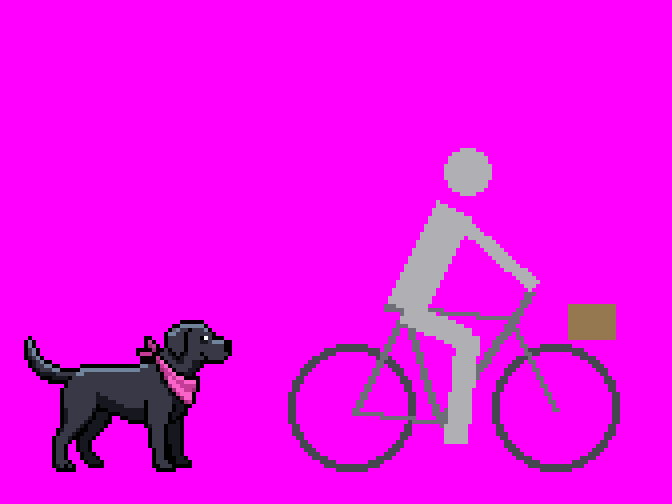
#> input picture art/source/blockouts/rw_cyclist_adult_8x.png, 1344 x 1008 px, given in place of title_original.png, which was not available (shown at 1/2 size)
$ python labels.py
#> lines starting #> are read from the running program, lines starting #| are printed output that depends on the picture; after the words box and inside, x2 and y2 are one past the last pixel; in counts of white or black regions, pixels touching at a corner belong together; pictures that were not available may be replaced by others from this repository, and a replacement may not be noted
### art/source/title/tools/regrid/common.py
"""Shared helpers for the title regrid pipeline."""
import numpy as np
from PIL import Image
import os

HERE = os.path.dirname(os.path.abspath(__file__))
SRC = os.environ.get('REGRID_SRC', '/home/claude/fetch/source_title/title_original.png')
NX, NY = 320, 240
CACHE = os.environ.get('REGRID_CACHE', '/tmp/claude-0/rgg/cache')
OUT = os.environ.get('REGRID_OUT', os.path.abspath(os.path.join(HERE, '../../../../../out')))
MASKS = os.path.abspath(os.path.join(HERE, '../../masks'))
os.makedirs(CACHE, exist_ok=True)
os.makedirs(OUT, exist_ok=True)


def load_src():
    return np.array(Image.open(SRC).convert('RGB'))


# [12 lines left out: function srgb_to_lab, not called in this run]


def luma(rgb):
    return np.asarray(rgb, np.float32) @ np.array([0.299, 0.587, 0.114], np.float32)


# [5 lines left out: function save, not called in this run]


def hexs(rgb):
    return '#%02x%02x%02x' % tuple(int(v) for v in rgb)


def unhex(h):
    h = h.lstrip('#')
    return tuple(int(h[i:i + 2], 16) for i in (0, 2, 4))


def load_mask(name):
    """320x240 material mask from art/source/title/masks."""
    return np.array(Image.open(os.path.join(MASKS, name + '.png')).convert('L')) > 127

### art/source/title/tools/regrid/grid.py
"""Step 1: a local grid fit for the whole picture.

The painting's pseudo-pixels are not on one lattice. Block edges drift 1 to 3 px
against a uniform 7.5 px grid within a few cells, block widths vary (7 to 12 px),
and Pepper's coat uses larger blocks (about 11 px). The output must stay 320 x 240
with the painting's geometry, so every grid line may only move a few pixels away
from its uniform position (k * 7.5); within that budget it follows the painting's
real block edges.

Method (coarse to fine, in the spirit of Perfect Pixel's "global grid, then per
line refinement within a tolerance", with unfake.js style edge profiles):
  * edge strength per border position: max channel difference of the two pixels
    either side, plus half of the two neighbouring differences (an anti-aliased
    edge spread over 2 px gives one peak);
  * for a band of rows, the column profile is the mean of the clipped edge
    strength; all 319 x lines of the band are placed jointly by dynamic
    programming: score = profile at the line - mu * (distance to the coarser
    level's line)^2 - alpha * (distance to the uniform line beyond FREE px)^2,
    lines strictly ordered with a minimum cell width;
  * bands of 16, 8, 4, 2 and 1 cell rows, each level searching only +-t px around
    the coarser level; at the finest level every cell row has its own x lines
    (and every cell column its own y lines).
Verification: per region of REG x REG cells, the fraction of strong colour changes
(non-maximum-suppressed edge peaks) lying within 1 px of a cell border.
"""
import numpy as np, os, json
from scipy.ndimage import maximum_filter1d
from common import load_src, NX, NY, CACHE, OUT

TMAX = 4          # hard limit: a line never moves more than this from k * pitch
FREE = 1.5        # free movement before the uniform-anchor penalty starts
ALPHA = 3.0
CAP = 80.0        # clip edge strength so many edges count more than one huge edge
MINW = 4          # minimum cell width in source px
LEVELS = [(16, 3, 0.3), (8, 2, 0.5), (4, 2, 0.8), (2, 2, 1.0), (1, 1, 1.5)]  # (band cells, search t, mu)
REG = 8           # verification region size in cells
THR = 48.0        # a "strong colour change"


def edge_strength(a):
    """ex[y, b]: edge at border b (between pixel b-1 and b), b = 0..W (0 and W unused)."""
    f = a.astype(np.float32)
    dx = np.abs(np.diff(f, axis=1)).max(2)          # H x W-1, border b = index + 1
    dy = np.abs(np.diff(f, axis=0)).max(2)          # H-1 x W
    H, W = a.shape[:2]
    ex = np.zeros((H, W + 1), np.float32); ex[:, 1:W] = dx
    ey = np.zeros((H + 1, W), np.float32); ey[1:H] = dy
    ex2 = ex.copy(); ex2[:, 1:-1] += 0.5 * (ex[:, :-2] + ex[:, 2:])
    ey2 = ey.copy(); ey2[1:-1] += 0.5 * (ey[:-2] + ey[2:])
    return ex2, ey2


def dp_lines(prof, prior, base, t, mu):
    """prof: profile over border positions 0..L; prior, base: float arrays of n-1 lines."""
    L = len(prof) - 1
    n1 = len(prior)
    offs = np.arange(-t, t + 1)
    cand = np.round(prior).astype(int)[:, None] + offs[None, :]           # n1 x m
    valid = (np.abs(cand - base[:, None]) <= TMAX) & (cand >= 1) & (cand <= L - 1)
    dev = np.maximum(np.abs(cand - base[:, None]) - FREE, 0)
    sc_local = prof[np.clip(cand, 0, L)] - mu * (cand - prior[:, None]) ** 2 - ALPHA * dev ** 2
    sc_local = np.where(valid, sc_local, -1e9)
    # the line nearest the prior must stay feasible
    m = len(offs)
    S = sc_local[0].copy(); BP = np.zeros((n1, m), int)
    for k in range(1, n1):
        w = cand[k][:, None] - cand[k - 1][None, :]                       # m(cur) x m(prev)
        tot = S[None, :] + np.where(w >= MINW, 0.0, -1e9)
        BP[k] = tot.argmax(1)
        S = tot.max(1) + sc_local[k]
    j = int(S.argmax()); out = np.zeros(n1)
    for k in range(n1 - 1, -1, -1):
        out[k] = cand[k, j]; j = BP[k, j]
    return out


def fit_axis(e, n_lines_cells, n_band_cells, length, across):
    """e: edge strength with border axis last (rows x (length+1)). Returns per finest band lines."""
    base = np.arange(1, n_lines_cells) * length / n_lines_cells
    prior_rows = None
    for band, t, mu in LEVELS:
        nb = int(np.ceil(n_band_cells / band))
        res = np.zeros((nb, n_lines_cells - 1))
        for b in range(nb):
            c0, c1 = b * band, min(n_band_cells, (b + 1) * band)
            # profile rows: the band plus half a band either side (triangular weight)
            r0 = (c0 - band / 2) * across / n_band_cells; r1 = (c1 + band / 2) * across / n_band_cells
            rr = np.arange(max(0, int(r0)), min(across, int(np.ceil(r1))))
            mid = (r0 + r1) / 2; half = (r1 - r0) / 2
            wgt = np.clip(1.25 - np.abs(rr - mid) / half, 0, 1)[:, None]
            prof = (np.minimum(e[rr], CAP) * wgt).sum(0) / wgt.sum()
            if prior_rows is None:
                prior = base
            else:
                # prior: coarser solution for the cell rows of this band (mean)
                prior = prior_rows[c0:c1].mean(0)
            res[b] = dp_lines(prof, prior, base, t, mu)
        prior_rows = np.repeat(res, band, axis=0)[:n_band_cells]
    return prior_rows  # n_band_cells x (n_lines_cells - 1)


def build(a):
    H, W = a.shape[:2]
    ex, ey = edge_strength(a)
    XBi = fit_axis(ex, NX, NY, W, H)            # NY x 319 (x lines per cell row)
    YBi = fit_axis(ey.T, NY, NX, H, W)          # NX x 239 (y lines per cell column)
    XB = np.c_[np.zeros(NY), XBi, np.full(NY, W)].astype(int)
    YB = np.c_[np.zeros(NX), YBi, np.full(NX, H)].astype(int)
    return XB, YB


# [4 lines left out: function uniform, not called in this run]


def index_maps(XB, YB, H, W):
    """I[y,x], J[y,x]: output cell of every source pixel."""
    xx = np.arange(W); yy = np.arange(H)
    i0 = np.minimum((xx * NX) // W, NX - 1)
    J = np.empty((H, W), np.int16)
    for x in range(W):
        J[:, x] = np.searchsorted(YB[i0[x]], yy, 'right') - 1
    J = np.clip(J, 0, NY - 1)
    I = np.empty((H, W), np.int16)
    for j in range(NY):
        m = J == j
        ys, xs = np.nonzero(m)
        I[ys, xs] = np.searchsorted(XB[j], xs, 'right') - 1
    I = np.clip(I, 0, NX - 1)
    # second pass for J with the refined column index
    for i in range(NX):
        m = I == i
        ys, xs = np.nonzero(m)
        J[ys, xs] = np.clip(np.searchsorted(YB[i], ys, 'right') - 1, 0, NY - 1)
    return I, J


# [62 lines left out: functions cell_boxes, verify, save_json, load, not called in this run]


def run(force=False):
    p = os.path.join(CACHE, 'grid_local.npz')
    if os.path.exists(p) and not force:
        z = np.load(p); return z['XB'], z['YB'], z['I'], z['J']
    a = load_src(); H, W = a.shape[:2]
    XB, YB = build(a)
    I, J = index_maps(XB, YB, H, W)
    np.savez_compressed(p, XB=XB, YB=YB, I=I, J=J)
    return XB, YB, I, J


# [17 lines that do not run on import are left out]

### art/source/title/tools/regrid/labels.py
"""Step 2: the global palette, as per-material ramps built from flat cell interiors.

Samples: the source pixels of every cell interior (cell box shrunk by 1 px) that are
flat (max channel difference to the 4 neighbours below FLAT_T). Anti-aliased edge
pixels never become palette colours.

Per material (the 320x240 masks in art/source/title/masks; cells outside every mask
are 'logo' inside the logo/tagline box, else 'other'), the samples are clustered in
CIE Lab (k-means, Gerstner et al. style "superpixel then palette" is replaced by the
grid cells themselves), clusters closer than the material's merge distance are
merged (largest support wins), and each cluster is represented by its MEDOID: the
most frequent exact colour among its members (unfake.js "dominant colour"), so every
palette colour is a colour the painting really uses in flat areas. Finally the
materials are merged globally (near duplicates collapse to the better supported
colour) and every material keeps the list of global colours that form its ramp.
"""
import numpy as np, os, json
from scipy import ndimage as ndi
from sklearn.cluster import KMeans
from common import load_src, srgb_to_lab, CACHE, OUT, NX, NY, load_mask, hexs, unhex, MASKS

FLAT_T = 10
MATERIALS = ['sky', 'clouds', 'city', 'water', 'boats', 'leaves', 'trunk', 'stone', 'lamp', 'lantern',
             'railing', 'pavement', 'bench', 'flowers', 'coat', 'bandana', 'eye', 'nose', 'tongue', 'rest']
# (k for k-means, merge distance in Lab, min support in px)
PARAMS = {'coat': (18, 3.2, 150), 'sky': (10, 4.0, 300), 'logo': (24, 4.5, 120), 'eye': (8, 6, 40),
          'nose': (8, 5, 40), 'tongue': (8, 6, 60), 'bandana': (10, 5, 100), 'flowers': (8, 7, 25),
          'lantern': (8, 6, 40)}
DEFAULT = (14, 6.0, 150)
GLOBAL_MERGE = 3.8   # always merge closer pairs than this
PAL_TARGET = 128
COAT_MIN = 8         # Pepper's coat keeps at least this many dark values (6+ values plus sheen)
# (name, source box x0, y0, x1, y1, approximate colour, material)
PINS = [('sail_shade', (1930, 1085, 1980, 1150), '#d2c9c2', 'boats'),
        ('bridge_band', (1130, 1086, 1300, 1096), '#a09393', 'city'),
        ('wall_mortar', (0, 1330, 130, 1346), '#193059', 'stone'),
        ('cloud_warm', (285, 635, 430, 690), '#f1dfc9', 'clouds')]
LOGO_BOX = (95, 12, 305, 98)   # cells x0, y0, x1, y1 (logo and tagline)
TAG2_BOX = (150, 188, 280, 210)  # "PRESS ANY KEY" box


def material_map(erode=False):
    mat = np.full((NY, NX), -1, np.int16)
    for k, name in enumerate(MATERIALS):
        m = load_mask(name)
        if erode:
            e = ndi.binary_erosion(m)
            if e.sum() >= 0.3 * m.sum():
                m = e
        mat[m & (mat < 0)] = k
    names = MATERIALS + ['logo', 'other']
    lg = np.zeros((NY, NX), bool)
    for (x0, y0, x1, y1) in (LOGO_BOX, TAG2_BOX):
        lg[y0:y1, x0:x1] = True
    mat[(mat < 0) & lg] = len(MATERIALS)
    mat[mat < 0] = len(MATERIALS) + 1
    return mat, names


# [54 lines left out: functions flatness, interior_mask, medoid, cluster_material, grid_arrays, not called in this run]


def build(a, I, J, seed=0):
    mat, names = material_map(erode=True)
    g = flatness(a)
    inn = interior_mask(I, J)
    flat = (g < FLAT_T) & inn
    m_pix = mat[J, I]
    rng = np.random.default_rng(seed)
    per = {}
    for k, name in enumerate(names):
        sel = np.flatnonzero((flat & (m_pix == k)).ravel())
        if len(sel) < 100:
            continue
        scale = 1.0
        if len(sel) > 120000:
            scale = len(sel) / 120000; sel = rng.choice(sel, 120000, replace=False)
        rgb = a.reshape(-1, 3)[sel]
        kk, merge, minsup = PARAMS.get(name, DEFAULT)
        cl = cluster_material(rgb, kk, merge, minsup / scale, seed)
        per[name] = [(c, int(n * scale)) for c, n in cl]
    # thin strokes (masts, rigging): their centre pixels form a protected 'strokes' material,
    # so a 3 to 6 px mast keeps its own colour instead of the nearest large-area colour
    import build_bg
    lab = srgb_to_lab(a)
    st = build_bg.strokes(lab, np.zeros(a.shape[:2], np.int16), *grid_arrays(I, J))
    cm = np.zeros(a.shape[:2], bool)
    for cells, col, mask, axis, (yi, xi) in st:
        if len(cells) >= 4:                 # long strokes only
            cm[yi, xi] = True
    if cm.sum() >= 50:
        rgb = a[cm]
        cl = cluster_material(rgb, 10, 8.0, 25, seed)
        per['strokes'] = [(c, int(n * 40)) for c, n in cl]
    # global merge to PAL_TARGET colours: repeatedly merge the closest pair (Lab distance,
    # nudged by support so small accents survive longer than ramp neighbours of equal
    # distance); the merged colour is the representative of the better supported one.
    items = [dict(c=c, n=n, mats={name}, pin=False) for name, cl in per.items() for c, n in cl]
    # pinned colours: flat colours of small painted areas the shared ramps would otherwise
    # approximate badly (two-tone sail, mortar lines, the band under the bridge windows)
    g_all = flatness(a)
    for pname, (x0, y0, x1, y1), want, mat_name in PINS:
        sub = a[y0:y1, x0:x1][g_all[y0:y1, x0:x1] < FLAT_T]
        cl = cluster_material(sub, 4, 6.0, 15, seed)
        wl = srgb_to_lab(np.array([unhex(want)], np.float32))[0]
        c = min(cl, key=lambda t: np.linalg.norm(srgb_to_lab(t[0][None].astype(np.float32))[0] - wl))[0]
        items.append(dict(c=c, n=5000, mats={mat_name}, pin=True))
    def coat_count():
        return sum(1 for it in items if it['mats'] == {'coat'} or ('coat' in it['mats'] and srgb_to_lab(it['c'][None].astype(np.float32))[0, 0] < 45))
    while True:
        labs = np.array([srgb_to_lab(it['c'][None].astype(np.float32))[0] for it in items])
        n = np.array([it['n'] for it in items], float)
        d = np.linalg.norm(labs[:, None] - labs[None], axis=2)
        cost = d * (np.minimum(n[:, None], n[None]) / 2000.0) ** 0.12
        coat = np.array(['coat' in it['mats'] and labs[k, 0] < 45 for k, it in enumerate(items)])
        if coat.sum() <= COAT_MIN:
            cost[np.ix_(coat, coat)] = 1e9
        pins = np.array([it['pin'] for it in items])
        cost[np.ix_(pins, pins)] = 1e9
        np.fill_diagonal(cost, 1e9)
        i, j = np.unravel_index(cost.argmin(), cost.shape)
        if len(items) <= PAL_TARGET and d[i, j] >= GLOBAL_MERGE:
            break
        if cost[i, j] >= 1e9:
            break
        if (n[j] > n[i] and not items[i]['pin']) or items[j]['pin']:
            i, j = j, i
        items[i]['n'] += items[j]['n']; items[i]['mats'] |= items[j]['mats']
        items.pop(j)
    pal = np.array([it['c'] for it in items], np.uint8)
    L = srgb_to_lab(pal.astype(np.float32))[:, 0]
    ramps = {name: sorted([k for k, it in enumerate(items) if name in it['mats']], key=lambda k: L[k]) for name in per}
    return pal, ramps, mat, names


# [10 lines left out: function save_palette, not called in this run]


def run(force=False):
    from grid import run as grid_run
    p = os.path.join(CACHE, 'palette.npz')
    if os.path.exists(p) and not force:
        z = np.load(p, allow_pickle=True)
        return z['pal'], z['ramps'].item()
    a = load_src()
#> in load_src, returned value is the input picture: shape (1008, 1344, 3); mean R, G, B 237.5, 10.6, 237.9
    XB, YB, I, J = grid_run()
#> in edge_strength, `ex2[:, 1:-1] += 0.5 * (ex[:, :-2] + ex[:, 2:])`:
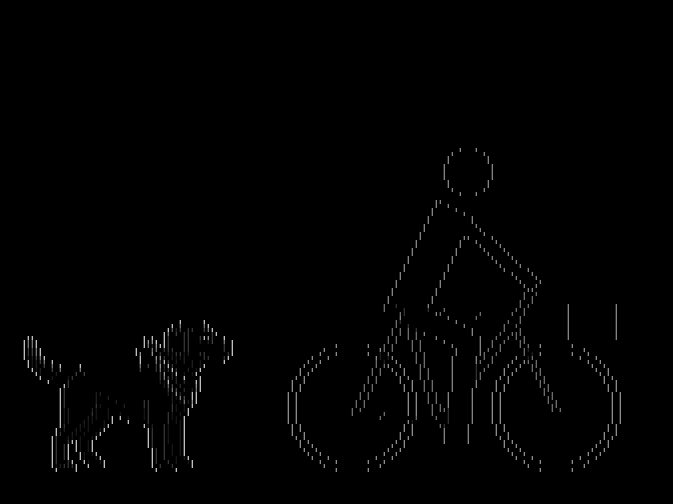
#> ex2: shape (1008, 1345) float32 (shown at 1/2 size); min 0, max 254, mean 1.9
#> in edge_strength, `ey2[1:-1] += 0.5 * (ey[:-2] + ey[2:])`: ey2: shape (1009, 1344) float32; min 0, max 254, mean 1.8
#> after the loop in fit_axis, `for band, t, mu in LEVELS:`:
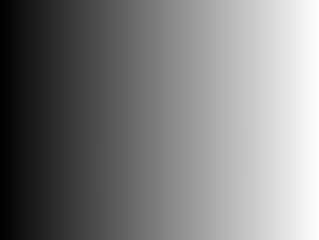
#> res: shape (240, 319) float64; min 4, max 1340, mean 672; drawn with min black and max white
#> call 2 of fit_axis, with n_lines_cells = 240, n_band_cells = 320, length = 1008, across = 1344
#> after the loop in fit_axis (call 2), `for band, t, mu in LEVELS:`:
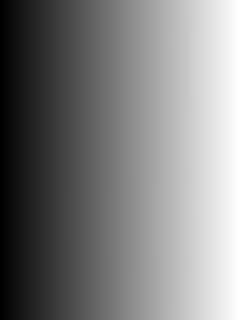
#> res: shape (320, 239) float64; min 4, max 1004, mean 504; drawn with min black and max white
#> after the loop in index_maps, `for x in range(W):`:
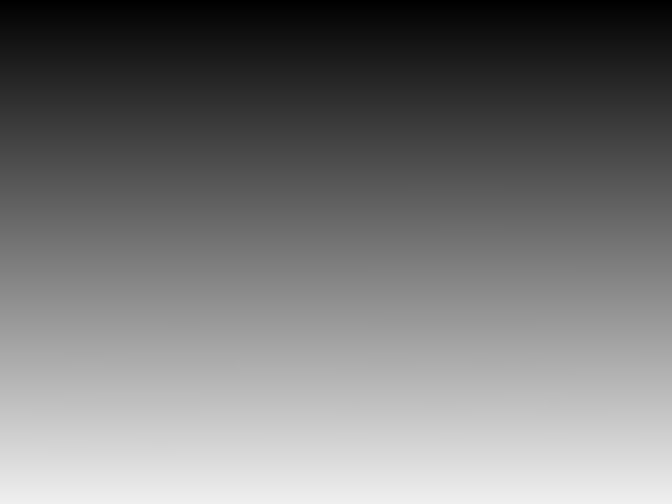
#> J: shape (1008, 1344) int16 (shown at 1/2 size); min 0, max 239, mean 119.5
#> the loop in index_maps, `for j in range(NY):` made 240 passes
#> pass 1, in index_maps, `m = J == j`:
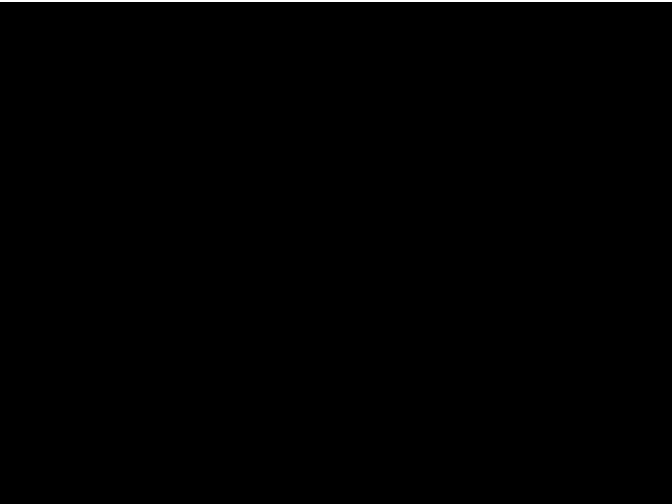
#> m: shape (1008, 1344) bool (shown at 1/2 size); 0.4% white; 1 white region, box (x1, y1, x2, y2) and area: (0, 0, 1344, 4) 5376
#> after the loop in index_maps, `for j in range(NY):`: m: shape (1008, 1344) bool; 0.4% white; 1 white region, box (x1, y1, x2, y2) and area: (0, 1004, 1344, 1008) 5376
#> after the loop in index_maps, `for i in range(NX):`: J: shape (1008, 1344) int16; 0.02% of pixels changed, all inside (x1, y1, x2, y2) = (67, 302, 1210, 937)
#> after the loop in index_maps, `for i in range(NX):`: m: shape (1008, 1344) bool; 0.3% white; 1 white region, box (x1, y1, x2, y2) and area: (1340, 0, 1344, 1008) 4032
    pal, ramps, mat, names = build(a, I, J)
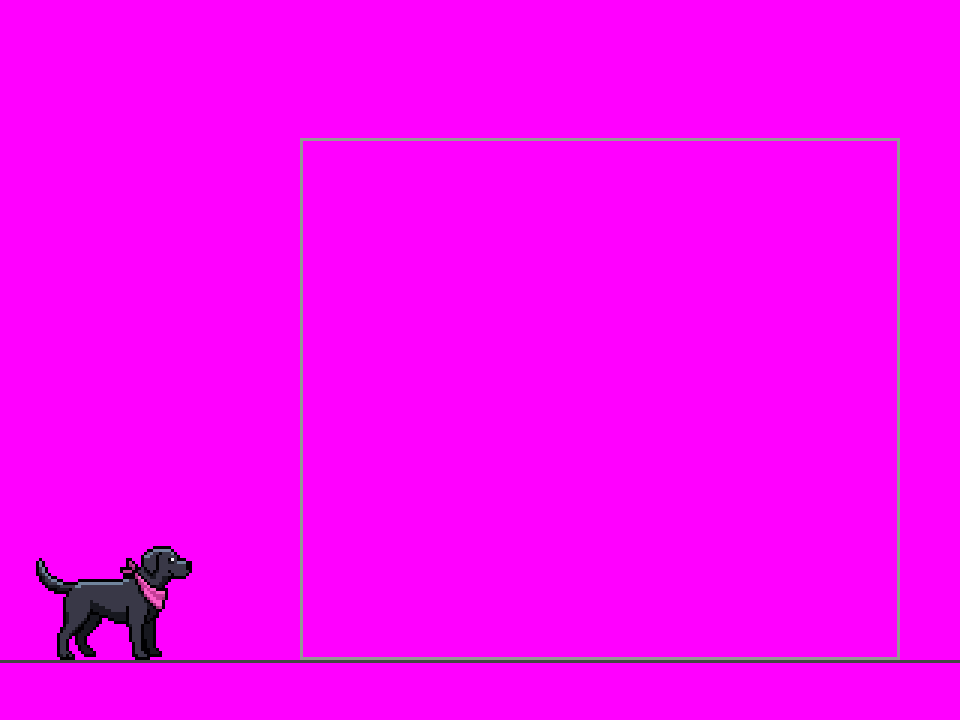
#> input picture art/source/guides/rw_home_front.png, 4800 x 3600 px, given in place of sky.png, which was not available (shown at 1/5 size)
#> in load_mask, `return np.array(Image.open(os.path.join(MASKS, name + '.png')).convert..`:
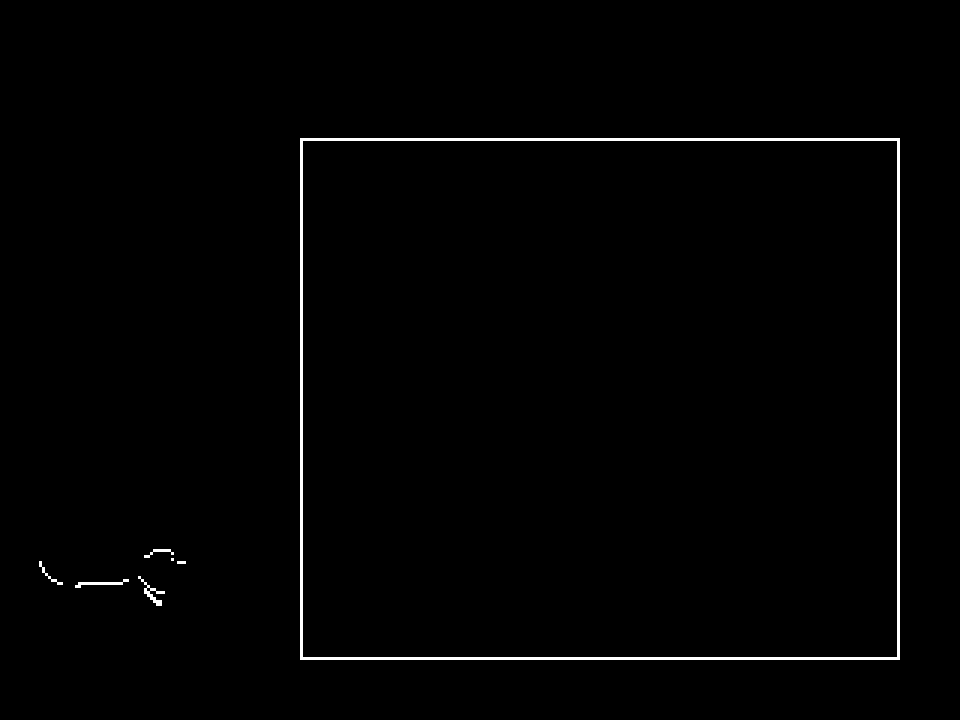
#> returned value: shape (3600, 4800) bool (shown at 1/5 size); 1.1% white; 7 white regions, largest, box (x1, y1, x2, y2) and area: (1500, 690, 4500, 3300) 167400, (690, 2880, 825, 3030) 4725, (375, 2895, 645, 2940) 4275
#> in material_map, `e = ndi.binary_erosion(m)`: e: shape (3600, 4800) bool; 0.91% white; 22 white regions, largest, box (x1, y1, x2, y2) and area: (1501, 691, 4499, 3299) 145084, (376, 2911, 614, 2939) 3291, (721, 2941, 809, 3029) 2352
    pal = save_palette(pal, ramps, os.path.join(OUT, 'palette.json'), os.path.join(OUT, 'palette_ramps.json'))
    # re-index ramps against the ordered list
    hx = [hexs(c) for c in pal]
    rr = json.load(open(os.path.join(OUT, 'palette_ramps.json')))
    ramps = {n: [hx.index(h) for h in r] for n, r in rr.items()}
    np.savez(p, pal=pal, ramps=np.array(ramps, dtype=object))
    return pal, ramps


if __name__ == '__main__':
#> (the run stopped early here; a loop or call above may not have finished)
